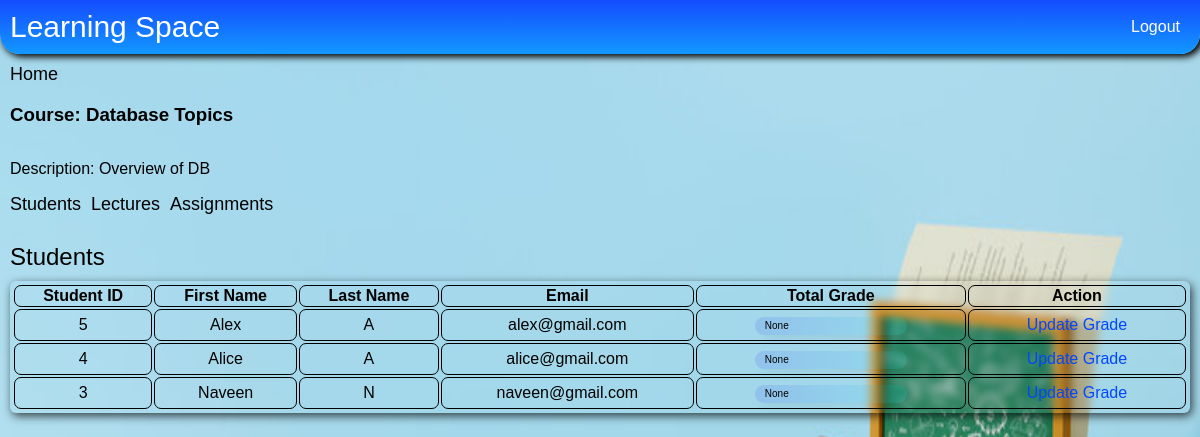
Before: /instructor/course?course_id=1&request_students=True (signed in) with the older database file.
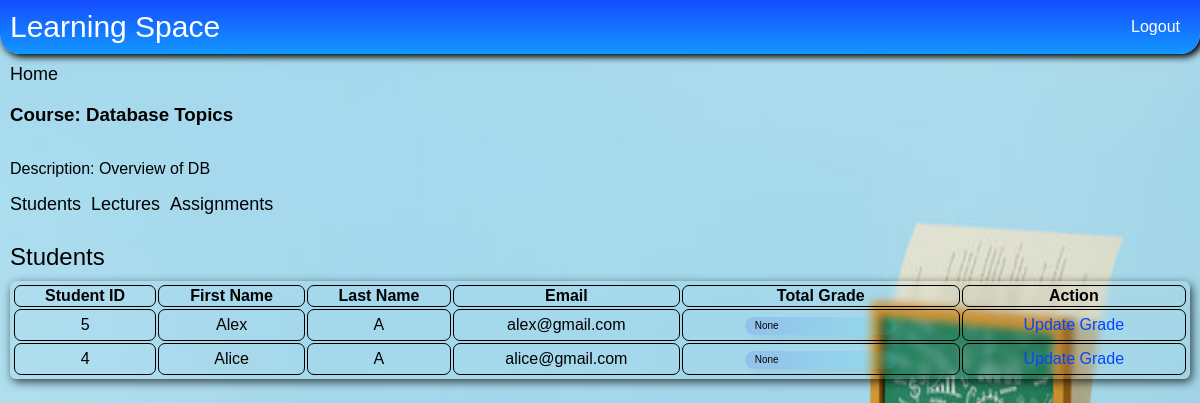
After: the same page with the newer database file.
### e_learn/models.py (models this page shows)
class UserCourseRelation(models.Model):
    user = models.ForeignKey(User, on_delete=models.CASCADE)
    course = models.ForeignKey(Course, on_delete=models.CASCADE)
    final_grade = models.IntegerField(blank=True, null=True)
    is_student = models.BooleanField(default=False)
    is_instructor = models.BooleanField(default=False)

class User(AbstractUser):
    is_student = models.BooleanField(default=False)
    is_instructor = models.BooleanField(default=False)
    is_institution = models.BooleanField(default=False)

### e_learn/views.py (the view, shortened to what this page needs)
# urls.py: path('instructor/course', views.instructor_course_details, name='instructor_course_details'),
@login_required(login_url='login')
def instructor_course_details(request):
    course_id = request.GET.get('course_id')
    assignment_id = request.GET.get('assignment_id')
    req_students = request.GET.get('request_students')
    req_update_final_grade = request.GET.get('request_update_final_grade')
    req_notes = request.GET.get('request_notes')
    req_notes_create = request.GET.get('request_notes_create')
    req_update_notes = request.GET.get('request_update_notes')
    req_remove_notes = request.GET.get('remove_notes')
    req_assignments = request.GET.get('request_assignments')
    req_assignment_create = request.GET.get('request_assignment_create')
    req_update_assignment = request.GET.get('request_update_assignment')
    req_remove_assignment = request.GET.get('remove_assignment')
    req_grades = request.GET.get('request_grades')
    req_update_grade = request.GET.get('request_update_grade')
    course_data = Course.objects.get(pk=course_id)
    send_data = {"course_details": course_data}
    requested_notes = False
    requested_students = False
    requested_assignments = False
    requested_grades = False
    if req_students is not None:
        requested_students = True
        send_data['requested_students'] = True
    elif req_notes is not None:
        requested_notes = True
        send_data['requested_notes'] = True
    elif req_notes_create is not None:
        send_data['requested_notes_create'] = True
        return render(request, 'course_data_to_instructor.html', send_data)
    elif req_assignment_create is not None:
        send_data['requested_assignment_create'] = True
        return render(request, 'course_data_to_instructor.html', send_data)
    elif req_grades is not None:
        send_data['requested_grades'] = True
        requested_grades = True
    elif req_update_notes is not None:
        notes_id = request.GET.get('notes_id')
        notes_details = Notes.objects.get(pk=notes_id)
        send_data['requested_update_notes'] = True
        send_data['notes_details'] = notes_details
        return render(request, 'course_data_to_instructor.html', send_data)
    elif req_assignments is not None:
        requested_assignments = True
        send_data['requested_assignments'] = True
    elif req_update_grade is not None:
        send_data['requested_grades'] = True
        send_data['requested_grade_update'] = True
        requested_grades = True
    elif req_update_final_grade is not None:
        send_data['requested_final_grade_update'] = True
        requested_students = True
        send_data['requested_students'] = requested_students
    if requested_students:
        users_data = UserCourseRelation.objects.filter(course=course_id)
        students_exists = True
        students_lst = []
        if users_data is None or len(users_data) == 0:
            students_exists = False
            students_lst = users_data
        else:
            for user_record in users_data:
                if user_record.user.is_student:
                    students_lst.append(user_record)
        send_data['students_lst'] = students_lst
        send_data['students_exists'] = students_exists
    return render(request, "course_data_to_instructor.html", send_data)

### e_learn/templates/course_data_to_instructor.html (shortened to what the changed rows need)
{% extends "base_loggedIn.html" %}
{% block body %}
    {% load static %}
    <link rel="stylesheet" type="text/css" href="{% static 'css/table_pages.css' %}"/>
    <link rel="stylesheet" type="text/css" href="{% static 'css/login.css' %}"/>
    <div class="course-list-page">
        <br>
        {% if requested_students %}
            {% if students_exists %}
                <div class="course-list-page">
                    <table class="table-class">
                        <thead>
                        <tr>
                            <th scope="col" style="border: 1px solid black;"> Student ID</th>
                            <th scope="col" style="border: 1px solid black;"> First Name</th>
                            <th scope="col" style="border: 1px solid black;"> Last Name</th>
                            <th scope="col" style="border: 1px solid black;"> Email</th>
                            <th scope="col" style="border: 1px solid black;"> Total Grade</th>
                            <th scope="col" style="border: 1px solid black;"> Action</th>
                        </tr>
                        </thead>
                        <tbody>
                        {% for student_record in students_lst %}
                            <tr>
                                <td style="border: 1px solid black;padding: 5px"
                                    align="center">{{ student_record.user.id }}</td>
                                <td style="border: 1px solid black;padding: 5px"
                                    align="center">{{ student_record.user.first_name }}</td>
                                <td style="border: 1px solid black;padding: 5px"
                                    align="center">{{ student_record.user.last_name }}</td>
                                <td style="border: 1px solid black;padding: 5px"
                                    align="center">{{ student_record.user.email }}</td>
                                <td style="border: 1px solid black;padding: 5px" align="center">
                                    {% if requested_final_grade_update %}
                                        <form action="{% url 'instructor_course_details' %}?course_id={{ course_details.id }}&final_grade=True&assignment_id={{ assignment_details.id }}&student_record={{ student_record.id }}"
                                              method="POST"> {% csrf_token %}
                                            {% if student_record.final_grade is None %}
                                                <input type="text" name="grade"
                                                       placeholder="{{ student_record.final_grade }}"
                                                       required>
                                            {% else %}
                                                <input type="text" name="grade" value="{{ student_record.final_grade }}"
                                                       required>
                                            {% endif %}
                                            <input type="submit" value="Save">
                                        </form>
                                    {% else %}
                                        <form>
                                            <input type="text" name="grade" value="{{ student_record.final_grade }}"
                                                   readonly>
                                        </form>
                                    {% endif %}
                                </td>
                                {% if requested_final_grade_update %}
                                    <td style="border: 1px solid black; padding: 5px" align="center">
                                        Update the grade and click 'Save'
                                    </td>
                                {% else %}
                                    <td style="border: 1px solid black; padding: 5px" align="center">
                                        <a href="{% url 'instructor_course_details' %}?course_id={{ course_details.id }}&assignment_id={{ assignment_details.id }}&request_update_final_grade=True">
                                            Update Grade </a>
                                    </td>
                                {% endif %}
                            </tr>
                        {% endfor %}
                        </tbody>
                    </table>
                </div>
            {% else %}
                <br> This course does not have any students enrolled yet. <br>
            {% endif %}
        {% endif %}
{% endblock %}

Changed rows visible on the page:
removed UserCourseRelation: user.id "3", user.first_name "Naveen", user.last_name "N", user.email "naveen@gmail.com", grade "None"
